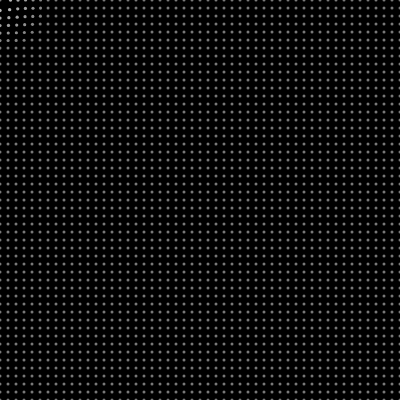
Frame 1 (no input)
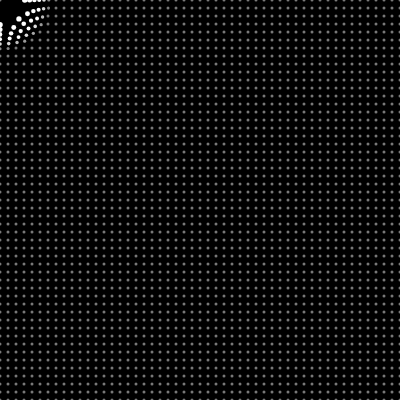
Frame 60 (no input)
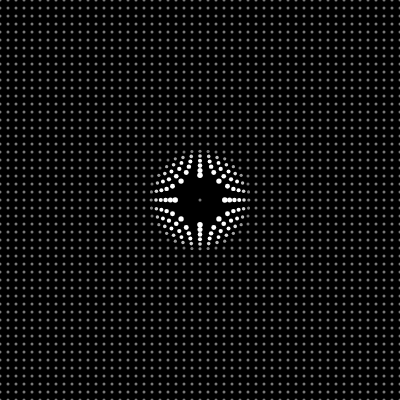
Frame 120 (the mouse pressed at the canvas centre since frame 60)

The p5.js sketch that drew these frames (run headless with seeded random() and noise() and a simulated clock; from frame 60 on, the mouse is pressed at the canvas centre):

// p5.js sketch
// ── sketch.js
// exercise 7 - interactive art
// made by gayl ragunjan for creative computing assessment 2
// submitted to ms. lavanya mohan


let dots = []; // dots is an empty array that will store all the dots we have!
function setup() {
  createCanvas(400, 400);
  // the entirety of this is built upon a grid.
  let columns = width / 8; // this and the line below figures out exactly how many dots fit horizontally and vertically in rows and columns, by dividing the size of the canvas by the space iwant between each dot! which i chose to be 8 pixels.
  let rows = height / 8;
  let offx = (width - columns * 8) / 2, // because we dont want the dots to be on the top left of the screen but centered, we calculate its offset! so cols times the space is the total space our entire grid of dots take up horizontally. we subtract that from the width (or height) to get the leftover space and we divide it by two so that its centered, since it takes space from both the left and right side. (and the top and bottom for height!)
    offy = (height - rows * 8) / 2;

  for (
    let r = 0;
    r <= rows;
    r++ // so in a nested loop, the outer loop goes through each row and the inner loop goes through each column. which checks every possible position in our little grid!
  )
    for (let c = 0; c <= columns; c++) {
      let posx = offx + c * 8; // this calculates the dot's original positions and stores it.
      let posy = offy + r * 8;
      dots.push({ offx: posx, offy: posy, x: 0, y: 0 });
    }
  // it kinda took me a bit to visualize and figure this out but for every grid position it draws a dot (adds one to the dot array) with its original position and where it ends up getting displaced!

  // for the next parts, i got a good amount of help from AI and this youtube video ( https://www.youtube.com/watch?v=Fbzqfsy5GnM ) with this so i'm honestly explaining it in the way i understand it! it was a very fun learning adventure but this really stressed me out >__<
}
function draw() {
  background(0);
  for (let d of dots) {
    // we loop through every dot in our array.
    let distx = d.offx - mouseX, // this calculates the distance between the current dot's original position and the mouse! so when the dot is on the right of the mouse its positive and if its on the left its negative.
      disty = d.offy - mouseY;
    let dist = sqrt(distx * distx + disty * disty); // our distance is calculated by using the pythagorean theorem to get the straight distance between the dot and the mouse. the formula finds the straight-line distance between two points using their horizontal and vertical gaps. because the effect only works when it knows how close the mouse actually is to each dot and "close" means straight line, not just how far left/right or up/down it is!
    let movex = 0, // we declare our target displacement or where the dot wants to move to.
      movey = 0; // 
    if (dist < 50 && dist > 0) {
      // if the distance calculated is within 50 pixels, and also if the mouse isnt exactly on the dot,
      let f = (1 - dist / 50) * 20; // we create a variable for force. when the mouse is very close to the dot, it pushes the dot with the full force of 20px. when the mouse is at the edge of the radius (distance near 50), the force lessens until its basically 0.
      movex = (distx / dist) * f; // we give the dot a value between -1 and 1 which is its direction pointing from the mouse toward the dot. multiplying by the force scales that direction, so the dot gets pushed away from the mouse by the right amount.
      movey = (disty / dist) * f;
    }
    d.x += (movex - d.x) * 0.15; 
    d.y += (movey - d.y) * 0.15;
    let moved = sqrt(d.x * d.x + d.y * d.y); // this checks how far the dot has actually moved from its home position. and this is how we check and see if it should change opacity or size!
    noStroke();
    fill(255, map(moved, 0, 4, 120, 220)); // this makes it so that dots that have barely moved are more transparent, and dots that have moved further are more opaque and bright.
    circle(d.offx + d.x, d.offy + d.y, map(moved, 0, 20, 3, 6)); // thos draws the dot at its displacwd position, growing slightly in size the more it has moved.
  }
}
